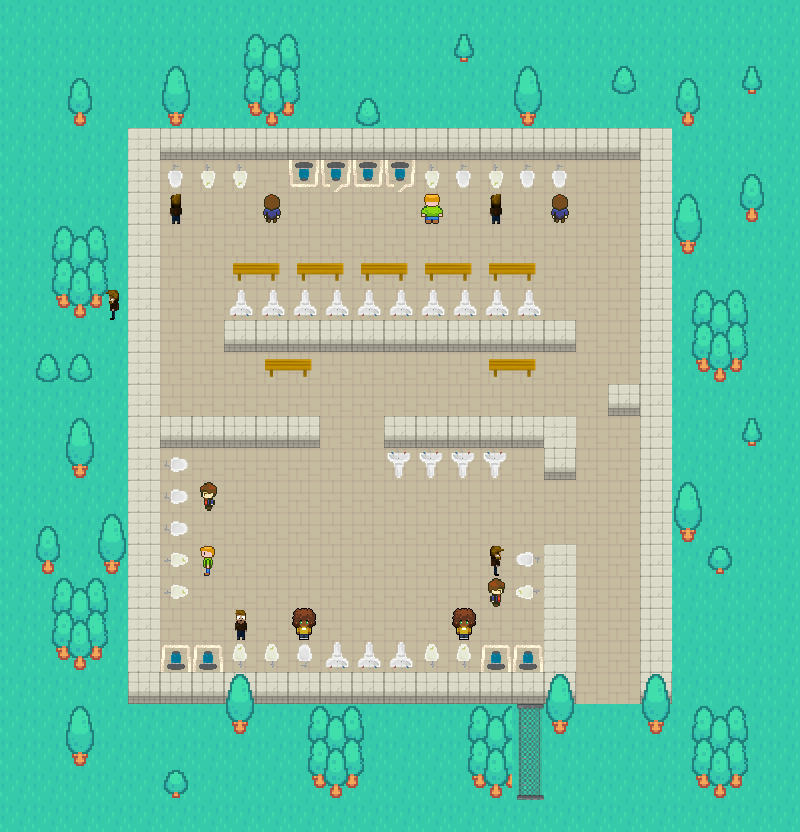

A level layout from a 2D game, rendered from its tile map. Below: a short description, then the map file with tile-grid data replaced by summaries:
An orthogonal 25x26 tile map with 32x32 px tiles, 4 tile layers (Background, Walls, Object pictures, Decoration), 10 tilesets and 75 objects (40x obstacle, 21x toilet_wrong, 12x npc_wide, toilet_correct, spawnpoint).

<map version="1.10" tiledversion="1.11.2" orientation="orthogonal" renderorder="right-down" width="25" height="26" tilewidth="32" tileheight="32" infinite="0" nextlayerid="7" nextobjectid="277">
 <tileset firstgid="1" source="walls.tsx" />
 <tileset firstgid="7" source="floor.tsx" />
 <tileset firstgid="10" source="outer.tsx" />
 <tileset firstgid="64" source="toilets_objects.tsx" />
 <tileset firstgid="73" source="brown_npc.tsx" />
 <tileset firstgid="77" source="businessman_npc.tsx" />
 <tileset firstgid="81" source="green_npc.tsx" />
 <tileset firstgid="85" source="restroom_assets.tsx" />
 <tileset firstgid="89" source="julia_npc.tsx" />
 <tileset firstgid="93" source="roadmap_assets.tsx" />
 <layer id="6" name="Background" width="25" height="26">
  <data>[650 cells, 650 non-empty, 2 distinct tile ids]</data>
 </layer>
 <layer id="5" name="Walls" width="25" height="26">
  <data>[650 cells, 92 non-empty, 3 distinct tile ids]</data>
 </layer>
 <layer id="4" name="Object pictures" width="25" height="26">
  <data>[650 cells, 72 non-empty, 17 distinct tile ids]</data>
 </layer>
 <layer id="1" name="Decoration" width="25" height="26">
  <data>[650 cells, 112 non-empty, 20 distinct tile ids]</data>
 </layer>
 <objectgroup id="2" name="Objects">
  <object id="28" name="Wall" type="obstacle" x="128" y="128" width="544" height="32" />
  <object id="88" name="Wall" type="obstacle" x="128" y="672" width="448" height="32" />
  <object id="89" name="Wall" type="obstacle" x="640" y="160" width="32" height="544" />
  <object id="91" name="Wall" type="obstacle" x="128" y="160" width="32" height="512" />
  <object id="104" name="Wrong" type="toilet_wrong" x="160" y="544" width="32" height="32" />
  <object id="111" name="Toilets" type="obstacle" x="160" y="644.75" width="64" height="27.25" />
  <object id="169" name="NPC" type="npc_wide" x="192" y="480" width="32" height="32" />
  <object id="171" name="Bench" type="obstacle" x="232.727" y="263.091" width="46.4709" height="11.4331" />
  <object id="175" name="Sink" type="obstacle" x="325.636" y="642.364" width="22.25" height="24.264" />
  <object id="177" name="Wall" type="obstacle" x="544" y="416" width="32" height="64" />
  <object id="178" name="Wall" type="obstacle" x="544" y="544" width="32" height="128" />
  <object id="179" name="Wall" type="obstacle" x="224" y="320" width="352" height="32" />
  <object id="181" name="Wall" type="obstacle" x="384" y="416" width="160" height="32" />
  <object id="182" name="Wall" type="obstacle" x="160" y="416" width="160" height="32" />
  <object id="183" name="Wrong" type="toilet_wrong" x="160" y="480" width="32" height="32" />
  <object id="184" name="Wrong" type="toilet_wrong" x="160" y="448" width="32" height="32" />
  <object id="186" name="Wrong" type="toilet_wrong" x="160" y="576" width="32" height="32" />
  <object id="188" name="Wrong" type="toilet_wrong" x="512" y="544" width="32" height="32" />
  <object id="190" name="Wrong" type="toilet_wrong" x="512" y="576" width="32" height="32" />
  <object id="193" name="Wrong" type="toilet_wrong" x="448" y="640" width="32" height="32" />
  <object id="194" name="Wrong" type="toilet_wrong" x="416" y="640" width="32" height="32" />
  <object id="198" name="Wrong" type="toilet_wrong" x="288" y="640" width="32" height="32" />
  <object id="199" name="Wrong" type="toilet_wrong" x="256" y="640" width="32" height="32" />
  <object id="200" name="Wrong" type="toilet_wrong" x="224" y="640" width="32" height="32" />
  <object id="203" name="Toilets" type="obstacle" x="480" y="645.091" width="64" height="26.9091" />
  <object id="223" name="Wrong" type="toilet_wrong" x="256" y="160" width="32" height="32" />
  <object id="224" name="Wrong" type="toilet_wrong" x="224" y="160" width="32" height="32" />
  <object id="225" name="Wrong" type="toilet_wrong" x="192" y="160" width="32" height="32" />
  <object id="226" name="Wrong" type="toilet_wrong" x="160" y="160" width="32" height="32" />
  <object id="227" name="Wrong" type="toilet_wrong" x="448" y="160" width="32" height="32" />
  <object id="228" name="Wrong" type="toilet_wrong" x="416" y="160" width="32" height="32" />
  <object id="232" name="Wrong" type="toilet_wrong" x="544" y="160" width="32" height="32" />
  <object id="233" name="Wrong" type="toilet_wrong" x="512" y="160" width="32" height="32" />
  <object id="234" name="Wrong" type="toilet_wrong" x="480" y="160" width="32" height="32" />
  <object id="235" name="Sink" type="obstacle" x="357.636" y="642.364" width="22.25" height="24.264" />
  <object id="236" name="Sink" type="obstacle" x="389.636" y="642.364" width="22.25" height="24.264" />
  <object id="237" name="Toilets" type="obstacle" x="288" y="160" width="128" height="26.25" />
  <object id="238" name="Sink" type="obstacle" x="229.455" y="290.727" width="22.25" height="24.264" />
  <object id="239" name="Bench" type="obstacle" x="296.727" y="263.091" width="46.4709" height="11.4331" />
  <object id="240" name="Bench" type="obstacle" x="360.727" y="263.091" width="46.4709" height="11.4331" />
  <object id="241" name="Bench" type="obstacle" x="424.727" y="263.091" width="46.4709" height="11.4331" />
  <object id="242" name="Bench" type="obstacle" x="488.727" y="263.091" width="46.4709" height="11.4331" />
  <object id="243" name="Sink" type="obstacle" x="261.455" y="290.727" width="22.25" height="24.264" />
  <object id="244" name="Sink" type="obstacle" x="293.455" y="290.727" width="22.25" height="24.264" />
  <object id="245" name="Sink" type="obstacle" x="325.455" y="290.727" width="22.25" height="24.264" />
  <object id="246" name="Sink" type="obstacle" x="357.455" y="290.727" width="22.25" height="24.264" />
  <object id="247" name="Sink" type="obstacle" x="389.455" y="290.727" width="22.25" height="24.264" />
  <object id="248" name="Sink" type="obstacle" x="421.455" y="290.727" width="22.25" height="24.264" />
  <object id="249" name="Sink" type="obstacle" x="453.455" y="290.727" width="22.25" height="24.264" />
  <object id="250" name="Sink" type="obstacle" x="485.455" y="290.727" width="22.25" height="24.264" />
  <object id="252" name="Sink" type="obstacle" x="517.455" y="290.727" width="22.25" height="24.264" />
  <object id="254" name="Correct" type="toilet_correct" x="672" y="736" width="32" height="32" />
  <object id="255" name="Wrong" type="toilet_wrong" x="160" y="512" width="32" height="32" />
  <object id="256" name="Sink" type="obstacle" x="388" y="452.25" width="22.25" height="24.264" />
  <object id="257" name="Sink" type="obstacle" x="420" y="452.25" width="22.25" height="24.264" />
  <object id="258" name="Sink" type="obstacle" x="452" y="452.25" width="22.25" height="24.264" />
  <object id="259" name="Sink" type="obstacle" x="484" y="452.25" width="22.25" height="24.264" />
  <object id="260" name="NPC" type="npc_wide" x="192" y="544" width="32" height="32" />
  <object id="261" name="NPC" type="npc_wide" x="224" y="608" width="32" height="32" />
  <object id="262" name="NPC" type="npc_wide" x="288" y="608" width="32" height="32" />
  <object id="263" name="NPC" type="npc_wide" x="448" y="608" width="32" height="32" />
  <object id="264" name="NPC" type="npc_wide" x="480" y="544" width="32" height="32" />
  <object id="265" name="NPC" type="npc_wide" x="480" y="576" width="32" height="32" />
  <object id="266" name="NPC" type="npc_wide" x="160" y="192" width="32" height="32" />
  <object id="267" name="NPC" type="npc_wide" x="256" y="192" width="32" height="32" />
  <object id="268" name="NPC" type="npc_wide" x="416" y="192" width="32" height="32" />
  <object id="269" name="NPC" type="npc_wide" x="544" y="192" width="32" height="32" />
  </objectgroup>
 <objectgroup id="3" name="Spawnpoint">
  <!-- 1 objects omitted --></objectgroup>
</map>
<!-- 8 of 75 objects omitted -->
